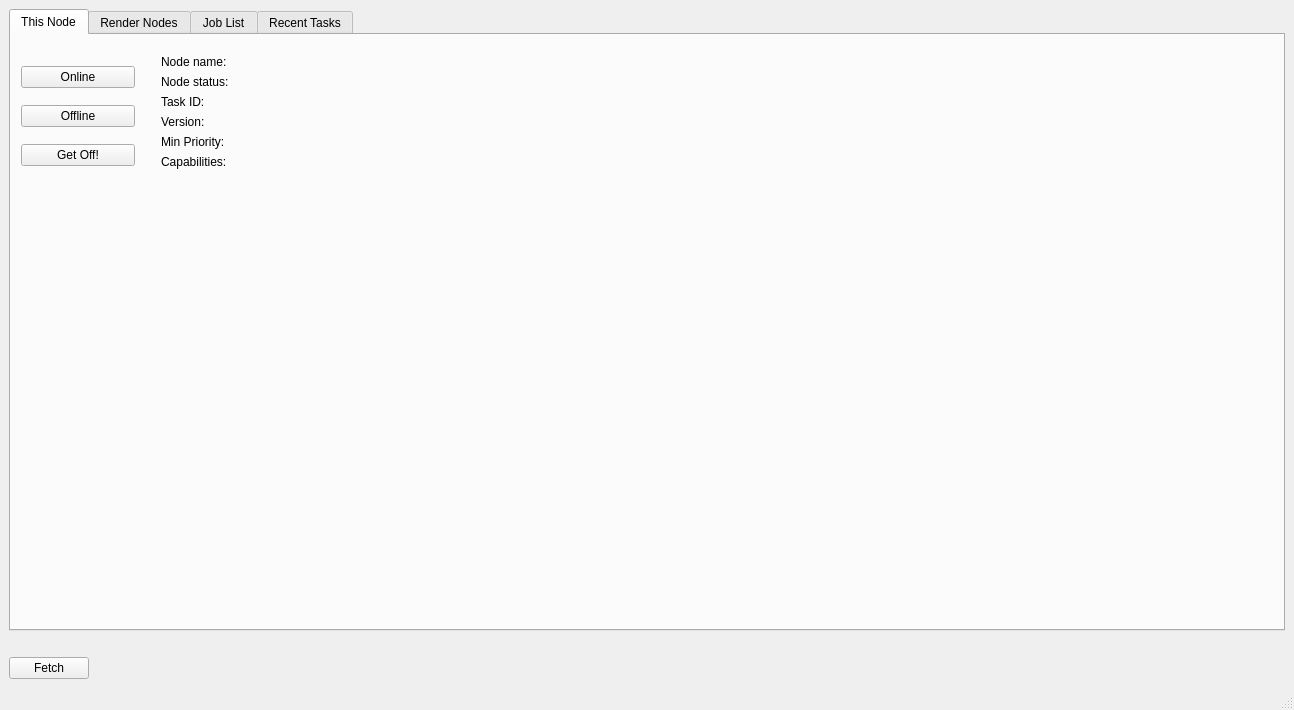
<?xml version="1.0" encoding="UTF-8"?>
<ui version="4.0">
 <class>FarmView</class>
 <widget class="QMainWindow" name="FarmView">
  <property name="geometry">
   <rect>
    <x>0</x>
    <y>0</y>
    <width>1294</width>
    <height>710</height>
   </rect>
  </property>
  <property name="windowTitle">
   <string>FarmView</string>
  </property>
  <widget class="QWidget" name="centralwidget">
   <layout class="QGridLayout" name="gridLayout">
    <item row="1" column="0">
     <widget class="QLabel" name="statusLabel">
      <property name="text">
       <string/>
      </property>
     </widget>
    </item>
    <item row="2" column="0">
     <layout class="QHBoxLayout" name="horizontalLayout_fetchButton">
      <item>
       <widget class="QPushButton" name="fetchButton">
        <property name="text">
         <string>Fetch</string>
        </property>
       </widget>
      </item>
      <item>
       <spacer name="horizontalSpacer_fetchButton">
        <property name="orientation">
         <enum>Qt::Horizontal</enum>
        </property>
        <property name="sizeHint" stdset="0">
         <size>
          <width>40</width>
          <height>20</height>
         </size>
        </property>
       </spacer>
      </item>
     </layout>
    </item>
    <item row="0" column="0">
     <widget class="QTabWidget" name="tabWidget">
      <property name="currentIndex">
       <number>0</number>
      </property>
      <widget class="QWidget" name="thisNodeTab">
       <attribute name="title">
        <string>This Node</string>
       </attribute>
       <widget class="QWidget" name="layoutWidget">
        <property name="geometry">
         <rect>
          <x>10</x>
          <y>20</y>
          <width>114</width>
          <height>122</height>
         </rect>
        </property>
        <layout class="QVBoxLayout" name="verticalLayout_thisNodeButtons">
         <item>
          <widget class="QPushButton" name="onlineThisNodeButton">
           <property name="toolTip">
            <string>&lt;html&gt;&lt;head/&gt;&lt;body&gt;&lt;p&gt;Allow this node to accept render tasks&lt;/p&gt;&lt;/body&gt;&lt;/html&gt;</string>
           </property>
           <property name="text">
            <string>Online</string>
           </property>
          </widget>
         </item>
         <item>
          <widget class="QPushButton" name="offlineThisNodeButton">
           <property name="toolTip">
            <string>&lt;html&gt;&lt;head/&gt;&lt;body&gt;&lt;p&gt;Don't allow this node to accept any new jobs (it will still finish what it's working on)&lt;/p&gt;&lt;/body&gt;&lt;/html&gt;</string>
           </property>
           <property name="text">
            <string>Offline</string>
           </property>
          </widget>
         </item>
         <item>
          <widget class="QPushButton" name="getOffThisNodeButton">
           <property name="toolTip">
            <string>&lt;html&gt;&lt;head/&gt;&lt;body&gt;&lt;p&gt;Tell this node to stop the current job, put it back on the job board, and don't accept any more.&lt;/p&gt;&lt;/body&gt;&lt;/html&gt;</string>
           </property>
           <property name="text">
            <string>Get Off!</string>
           </property>
          </widget>
         </item>
        </layout>
       </widget>
       <widget class="QWidget" name="layoutWidget">
        <property name="geometry">
         <rect>
          <x>150</x>
          <y>20</y>
          <width>651</width>
          <height>223</height>
         </rect>
        </property>
        <layout class="QFormLayout" name="formLayout_thisNodeLabels">
         <property name="fieldGrowthPolicy">
          <enum>QFormLayout::AllNonFixedFieldsGrow</enum>
         </property>
         <item row="0" column="0">
          <widget class="QLabel" name="nodeNameLabelLabel">
           <property name="text">
            <string>Node name:</string>
           </property>
          </widget>
         </item>
         <item row="0" column="1">
          <widget class="QLabel" name="nodeNameLabel">
           <property name="text">
            <string/>
           </property>
          </widget>
         </item>
         <item row="1" column="0">
          <widget class="QLabel" name="nodeStatusLabelLabel">
           <property name="text">
            <string>Node status:</string>
           </property>
          </widget>
         </item>
         <item row="1" column="1">
          <widget class="QLabel" name="nodeStatusLabel">
           <property name="text">
            <string/>
           </property>
          </widget>
         </item>
         <item row="2" column="0">
          <widget class="QLabel" name="taskIDLabelLabel">
           <property name="text">
            <string>Task ID:</string>
           </property>
          </widget>
         </item>
         <item row="2" column="1">
          <widget class="QLabel" name="taskIDLabel">
           <property name="text">
            <string/>
           </property>
          </widget>
         </item>
         <item row="3" column="0">
          <widget class="QLabel" name="nodeVersionLabelLabel">
           <property name="text">
            <string>Version:</string>
           </property>
          </widget>
         </item>
         <item row="3" column="1">
          <widget class="QLabel" name="nodeVersionLabel">
           <property name="text">
            <string/>
           </property>
          </widget>
         </item>
         <item row="4" column="0">
          <widget class="QLabel" name="nodeVersionLabelLabel_4">
           <property name="text">
            <string>Min Priority:</string>
           </property>
          </widget>
         </item>
         <item row="4" column="1">
          <widget class="QLabel" name="minPriorityLabel">
           <property name="text">
            <string/>
           </property>
          </widget>
         </item>
         <item row="5" column="0">
          <widget class="QLabel" name="nodeVersionLabelLabel_3">
           <property name="text">
            <string>Capabilities:</string>
           </property>
          </widget>
         </item>
         <item row="5" column="1">
          <widget class="QLabel" name="capabilitiesLabel">
           <property name="text">
            <string/>
           </property>
          </widget>
         </item>
        </layout>
       </widget>
      </widget>
      <widget class="QWidget" name="renderNodesTab">
       <attribute name="title">
        <string>Render Nodes</string>
       </attribute>
       <layout class="QGridLayout" name="gridLayout_6">
        <item row="1" column="0">
         <layout class="QHBoxLayout" name="horizontalLayout_onOffButtons">
          <item>
           <widget class="QPushButton" name="onlineRenderNodesButton">
            <property name="text">
             <string>Online</string>
            </property>
           </widget>
          </item>
          <item>
           <widget class="QPushButton" name="offlineRenderNodesButton">
            <property name="text">
             <string>Offline</string>
            </property>
           </widget>
          </item>
          <item>
           <widget class="QPushButton" name="getOffRenderNodesButton">
            <property name="text">
             <string>Get Off!</string>
            </property>
           </widget>
          </item>
         </layout>
        </item>
        <item row="0" column="0">
         <widget class="QTableWidget" name="renderNodeTable">
          <property name="verticalScrollBarPolicy">
           <enum>Qt::ScrollBarAlwaysOn</enum>
          </property>
          <property name="editTriggers">
           <set>QAbstractItemView::NoEditTriggers</set>
          </property>
          <property name="selectionBehavior">
           <enum>QAbstractItemView::SelectRows</enum>
          </property>
          <property name="verticalScrollMode">
           <enum>QAbstractItemView::ScrollPerItem</enum>
          </property>
          <property name="sortingEnabled">
           <bool>true</bool>
          </property>
          <property name="cornerButtonEnabled">
           <bool>false</bool>
          </property>
          <attribute name="horizontalHeaderStretchLastSection">
           <bool>true</bool>
          </attribute>
          <attribute name="verticalHeaderVisible">
           <bool>false</bool>
          </attribute>
          <column>
           <property name="text">
            <string>þ</string>
           </property>
           <property name="font">
            <font>
             <family>Wingdings</family>
            </font>
           </property>
          </column>
          <column>
           <property name="text">
            <string>Host</string>
           </property>
          </column>
          <column>
           <property name="text">
            <string>Status</string>
           </property>
          </column>
          <column>
           <property name="text">
            <string>Task ID</string>
           </property>
          </column>
          <column>
           <property name="text">
            <string>Project</string>
           </property>
          </column>
          <column>
           <property name="text">
            <string>Capabilities</string>
           </property>
          </column>
          <column>
           <property name="text">
            <string>Version</string>
           </property>
          </column>
          <column>
           <property name="text">
            <string>Last heartbeat</string>
           </property>
          </column>
         </widget>
        </item>
       </layout>
      </widget>
      <widget class="QWidget" name="jobListTab">
       <attribute name="title">
        <string>Job List</string>
       </attribute>
       <layout class="QGridLayout" name="gridLayout_11">
        <item row="0" column="0">
         <widget class="QSplitter" name="splitter_jobList">
          <property name="enabled">
           <bool>true</bool>
          </property>
          <property name="sizePolicy">
           <sizepolicy hsizetype="Expanding" vsizetype="Preferred">
            <horstretch>0</horstretch>
            <verstretch>0</verstretch>
           </sizepolicy>
          </property>
          <property name="baseSize">
           <size>
            <width>0</width>
            <height>0</height>
           </size>
          </property>
          <property name="orientation">
           <enum>Qt::Horizontal</enum>
          </property>
          <property name="opaqueResize">
           <bool>true</bool>
          </property>
          <property name="handleWidth">
           <number>5</number>
          </property>
          <property name="childrenCollapsible">
           <bool>true</bool>
          </property>
          <widget class="QWidget" name="layoutWidget_2">
           <layout class="QGridLayout" name="gridLayout_jobListJobs">
            <property name="horizontalSpacing">
             <number>6</number>
            </property>
            <item row="0" column="1" colspan="4">
             <spacer name="horizontalSpacer_jobList">
              <property name="orientation">
               <enum>Qt::Horizontal</enum>
              </property>
              <property name="sizeHint" stdset="0">
               <size>
                <width>40</width>
                <height>20</height>
               </size>
              </property>
             </spacer>
            </item>
            <item row="0" column="0">
             <widget class="QLabel" name="jobTableLabel">
              <property name="text">
               <string>Job List:</string>
              </property>
             </widget>
            </item>
            <item row="1" column="0" colspan="5">
             <widget class="QTableWidget" name="jobTable">
              <property name="layoutDirection">
               <enum>Qt::LeftToRight</enum>
              </property>
              <property name="autoFillBackground">
               <bool>false</bool>
              </property>
              <property name="frameShape">
               <enum>QFrame::StyledPanel</enum>
              </property>
              <property name="editTriggers">
               <set>QAbstractItemView::NoEditTriggers</set>
              </property>
              <property name="selectionBehavior">
               <enum>QAbstractItemView::SelectRows</enum>
              </property>
              <property name="showGrid">
               <bool>true</bool>
              </property>
              <property name="sortingEnabled">
               <bool>true</bool>
              </property>
              <property name="cornerButtonEnabled">
               <bool>false</bool>
              </property>
              <property name="columnCount">
               <number>6</number>
              </property>
              <attribute name="horizontalHeaderStretchLastSection">
               <bool>true</bool>
              </attribute>
              <attribute name="verticalHeaderVisible">
               <bool>false</bool>
              </attribute>
              <column>
               <property name="text">
                <string>Job ID</string>
               </property>
              </column>
              <column>
               <property name="text">
                <string>Status</string>
               </property>
              </column>
              <column>
               <property name="text">
                <string>Priority</string>
               </property>
              </column>
              <column>
               <property name="text">
                <string>Owner</string>
               </property>
              </column>
              <column>
               <property name="text">
                <string>Tasks</string>
               </property>
              </column>
              <column>
               <property name="text">
                <string>Job Name</string>
               </property>
              </column>
             </widget>
            </item>
            <item row="2" column="0" colspan="5">
             <widget class="QGroupBox" name="groupBox_jobOptions">
              <property name="minimumSize">
               <size>
                <width>0</width>
                <height>0</height>
               </size>
              </property>
              <property name="title">
               <string>Job Options</string>
              </property>
              <layout class="QGridLayout" name="gridLayout_7">
               <item row="1" column="7">
                <widget class="QPushButton" name="testFramesButton">
                 <property name="text">
                  <string>Start Test Frames...</string>
                 </property>
                </widget>
               </item>
               <item row="1" column="0">
                <widget class="QPushButton" name="startJobButton">
                 <property name="enabled">
                  <bool>true</bool>
                 </property>
                 <property name="acceptDrops">
                  <bool>false</bool>
                 </property>
                 <property name="autoFillBackground">
                  <bool>false</bool>
                 </property>
                 <property name="styleSheet">
                  <string notr="true"/>
                 </property>
                 <property name="text">
                  <string>Start</string>
                 </property>
                 <property name="checkable">
                  <bool>false</bool>
                 </property>
                 <property name="flat">
                  <bool>false</bool>
                 </property>
                </widget>
               </item>
               <item row="2" column="7">
                <widget class="QCheckBox" name="myFilterCheckbox">
                 <property name="text">
                  <string>Filter My Jobs</string>
                 </property>
                 <property name="checked">
                  <bool>true</bool>
                 </property>
                </widget>
               </item>
               <item row="1" column="5">
                <widget class="QPushButton" name="resetJobButton">
                 <property name="text">
                  <string>Reset</string>
                 </property>
                </widget>
               </item>
               <item row="1" column="3">
                <widget class="QPushButton" name="killJobButton">
                 <property name="text">
                  <string>Kill</string>
                 </property>
                </widget>
               </item>
               <item row="2" column="0">
                <widget class="QPushButton" name="editJobButton">
                 <property name="styleSheet">
                  <string notr="true"/>
                 </property>
                 <property name="text">
                  <string>Edit...</string>
                 </property>
                 <property name="checkable">
                  <bool>false</bool>
                 </property>
                 <property name="autoDefault">
                  <bool>false</bool>
                 </property>
                 <property name="default">
                  <bool>false</bool>
                 </property>
                </widget>
               </item>
               <item row="2" column="3">
                <widget class="QPushButton" name="filterJobButton">
                 <property name="text">
                  <string>Filters...</string>
                 </property>
                </widget>
               </item>
               <item row="2" column="5">
                <widget class="QPushButton" name="doNothingJobButton">
                 <property name="text">
                  <string>Do Nothing</string>
                 </property>
                </widget>
               </item>
              </layout>
             </widget>
            </item>
           </layout>
          </widget>
          <widget class="QWidget" name="layoutWidget_3">
           <layout class="QGridLayout" name="gridLayout_taskList">
            <item row="0" column="2" colspan="2">
             <spacer name="horizontalSpacer_taskList">
              <property name="orientation">
               <enum>Qt::Horizontal</enum>
              </property>
              <property name="sizeHint" stdset="0">
               <size>
                <width>40</width>
                <height>20</height>
               </size>
              </property>
             </spacer>
            </item>
            <item row="0" column="0" colspan="2">
             <widget class="QLabel" name="taskTableLabel">
              <property name="text">
               <string>Task List (job: none selected)</string>
              </property>
             </widget>
            </item>
            <item row="2" column="0" colspan="4">
             <widget class="QTableWidget" name="taskTable">
              <property name="enabled">
               <bool>true</bool>
              </property>
              <property name="editTriggers">
               <set>QAbstractItemView::NoEditTriggers</set>
              </property>
              <property name="selectionBehavior">
               <enum>QAbstractItemView::SelectRows</enum>
              </property>
              <property name="gridStyle">
               <enum>Qt::SolidLine</enum>
              </property>
              <property name="sortingEnabled">
               <bool>true</bool>
              </property>
              <property name="cornerButtonEnabled">
               <bool>false</bool>
              </property>
              <attribute name="verticalHeaderVisible">
               <bool>false</bool>
              </attribute>
              <column>
               <property name="text">
                <string>Task ID</string>
               </property>
              </column>
              <column>
               <property name="text">
                <string>Frame</string>
               </property>
              </column>
              <column>
               <property name="text">
                <string>Host</string>
               </property>
              </column>
              <column>
               <property name="text">
                <string>Status</string>
               </property>
              </column>
              <column>
               <property name="text">
                <string>Start Time</string>
               </property>
              </column>
              <column>
               <property name="text">
                <string>End Time</string>
               </property>
              </column>
              <column>
               <property name="text">
                <string>Duration</string>
               </property>
              </column>
              <column>
               <property name="text">
                <string>Exit Code</string>
               </property>
              </column>
              <column>
               <property name="text">
                <string>Reqs</string>
               </property>
              </column>
             </widget>
            </item>
            <item row="3" column="0" colspan="2">
             <widget class="QGroupBox" name="groupBox_subTaskOptions">
              <property name="minimumSize">
               <size>
                <width>0</width>
                <height>28</height>
               </size>
              </property>
              <property name="title">
               <string>Subtask Options</string>
              </property>
              <layout class="QGridLayout" name="gridLayout_9">
               <item row="2" column="0">
                <widget class="QPushButton" name="startTaskButton">
                 <property name="text">
                  <string>Start</string>
                 </property>
                </widget>
               </item>
               <item row="3" column="2">
                <widget class="QPushButton" name="resetTaskButton">
                 <property name="text">
                  <string>Reset Task</string>
                 </property>
                </widget>
               </item>
               <item row="2" column="2">
                <widget class="QPushButton" name="killTaskButton">
                 <property name="text">
                  <string>Kill</string>
                 </property>
                </widget>
               </item>
               <item row="3" column="0">
                <widget class="QPushButton" name="editTaskButton">
                 <property name="text">
                  <string>Edit...</string>
                 </property>
                </widget>
               </item>
              </layout>
             </widget>
            </item>
            <item row="3" column="2" colspan="2">
             <widget class="QGroupBox" name="groupBox_search">
              <property name="title">
               <string>Search</string>
              </property>
              <layout class="QGridLayout" name="gridLayout_10">
               <item row="0" column="0">
                <widget class="QLineEdit" name="taskIDLineEdit">
                 <property name="placeholderText">
                  <string>Type TaskID, press Enter</string>
                 </property>
                </widget>
               </item>
               <item row="0" column="1">
                <widget class="QPushButton" name="advancedSearchButton">
                 <property name="text">
                  <string>Advanced...</string>
                 </property>
                </widget>
               </item>
              </layout>
             </widget>
            </item>
           </layout>
          </widget>
         </widget>
        </item>
       </layout>
      </widget>
      <widget class="QWidget" name="jobsTab">
       <attribute name="title">
        <string>Recent Tasks</string>
       </attribute>
       <layout class="QGridLayout" name="gridLayout_5">
        <item row="0" column="0">
         <widget class="QScrollArea" name="scrollArea_recentTasks">
          <property name="widgetResizable">
           <bool>true</bool>
          </property>
          <widget class="QWidget" name="scrollAreaWidgetContents_recentTasks">
           <property name="geometry">
            <rect>
             <x>0</x>
             <y>0</y>
             <width>1250</width>
             <height>576</height>
            </rect>
           </property>
           <layout class="QGridLayout" name="gridLayout_2">
            <item row="0" column="0">
             <widget class="QSpinBox" name="limitSpinBox">
              <property name="maximum">
               <number>999</number>
              </property>
              <property name="value">
               <number>100</number>
              </property>
             </widget>
            </item>
            <item row="2" column="0">
             <spacer name="verticalSpacer_taskGrid">
              <property name="orientation">
               <enum>Qt::Vertical</enum>
              </property>
              <property name="sizeHint" stdset="0">
               <size>
                <width>20</width>
                <height>40</height>
               </size>
              </property>
             </spacer>
            </item>
            <item row="1" column="0">
             <layout class="QGridLayout" name="taskGrid"/>
            </item>
           </layout>
          </widget>
         </widget>
        </item>
       </layout>
      </widget>
     </widget>
    </item>
   </layout>
  </widget>
  <widget class="QStatusBar" name="statusbar"/>
 </widget>
 <resources/>
 <connections/>
</ui>
